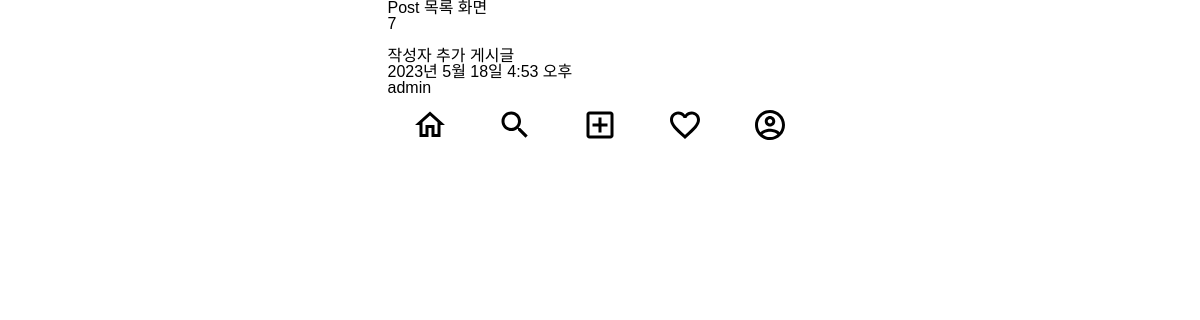
Page /posts/ (signed in) on the earlier database version.
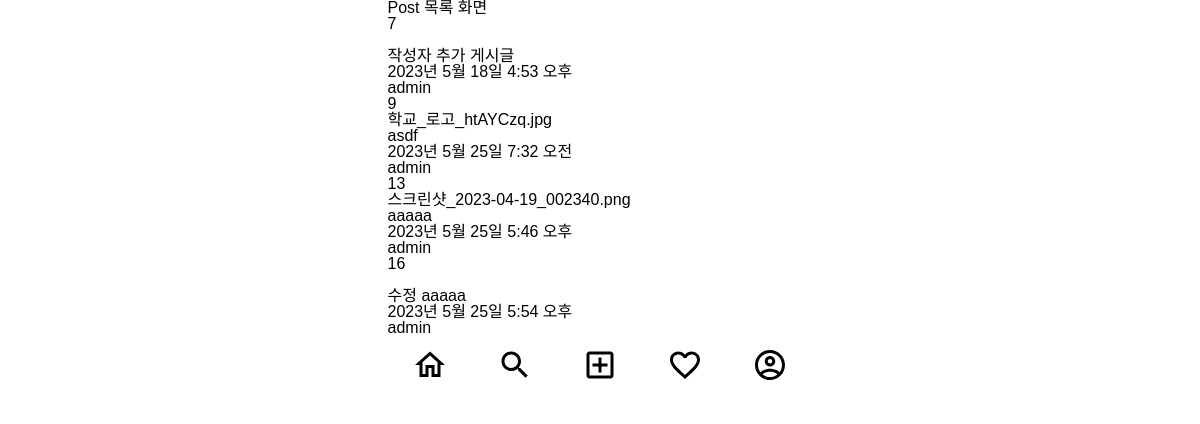
Same page on the later database version.
### posts/models.py (models this page shows)
class Post(models.Model):
    image = models.ImageField(verbose_name='이미지', null=True, blank=True)
    content = models.TextField(verbose_name='내용')
    created_at = models.DateTimeField(verbose_name='작성일', auto_now_add=True)
    view_count = models.IntegerField(verbose_name='조회수', default=0)
    writer = models.ForeignKey(to=User, on_delete=models.CASCADE, null=True, blank=True)

### posts/views.py (the view)
# urls.py: path('', post_list_view, name='post-list'),
def post_list_view(request):
    post_list = Post.objects.filter(writer=request.user) # Post.writer가 현재 로그인인 것 조회
    context = {
        'post_list': post_list,
    }
    return render(request, 'posts/post_list.html', context)

### templates/posts/post_list.html (shortened to what this page needs)
{% extends 'base.html' %}
{% block content %}
<h1>Post 목록 화면</h1>
{% for post in post_list %}
    <div>
        {{ post.id }}<br/>
        {{ post.image }}<br/>
        {{ post.content }}<br/>
        {{ post.created_at }}<br/>
        {{ post.writer }}<br/>
    </div>
{% endfor %}
{% endblock %}

### templates/base.html (shortened to what this page needs)
{% load static %}
<!DOCTYPE html>
<html lang="ko">
<head>
    <link rel="stylesheet" href="{% static 'css/reset.css' %}">
    <link rel="stylesheet" href="{% static 'css/index.css' %}">
</head>
<body class="container">
    <div>
        {% block content %}
        {% endblock %}
    </div>
    <div>
        <nav>
            <ul class="bottom-menu-group">
                <li>
                    <a href="{% url 'index' %}">
                        <img src="{% static 'icons/home_outlined_black_36dp.svg' %}", alt="홈">
                    </a>
                </li>
                <li>
                    <img src="{% static 'icons/search_outlined_black_36dp.svg' %}", alt="검색">
                </li>
                <li>
                    <a href="{% url 'posts:post-create' %}">
                        <img src="{% static 'icons/add_box_outlined_black_36dp.svg' %}", alt="글쓰기">
                    </a>
                </li>
                <li>
                    <img src="{% static 'icons/favorite_outlined_black_36dp.svg' %}", alt="좋아요">
                </li>
                <li>
                    <img src="{% static 'icons/account_circle_outlined_black_36dp.svg' %}", alt="프로필">
                </li>
            </ul>
        </nav>
    </div>
</body>
</html>

### static/css/index.css (style rules this page uses)
.container { display: flex; flex-direction: column; max-width: 425px; }
body { font-family: 'Noto Sans KR', sans-serif; margin: 0 auto 60px auto; }
.bottom-menu-group { display: flex; height: 60px; align-items: center; justify-content: space-around; background-color: #FFFFFF; }

Differences in the rows shown:
added Post: id "9", image "학교_로고_htAYCzq.jpg", content "asdf", created_at "2023년 5월 25일 7:32 오전", writer "admin"
added Post: id "13", image "스크린샷_2023-04-19_002340.png", content "aaaaa", created_at "2023년 5월 25일 5:46 오후", writer "admin"
added Post: id "16", content "수정 aaaaa", created_at "2023년 5월 25일 5:54 오후", writer "admin"
